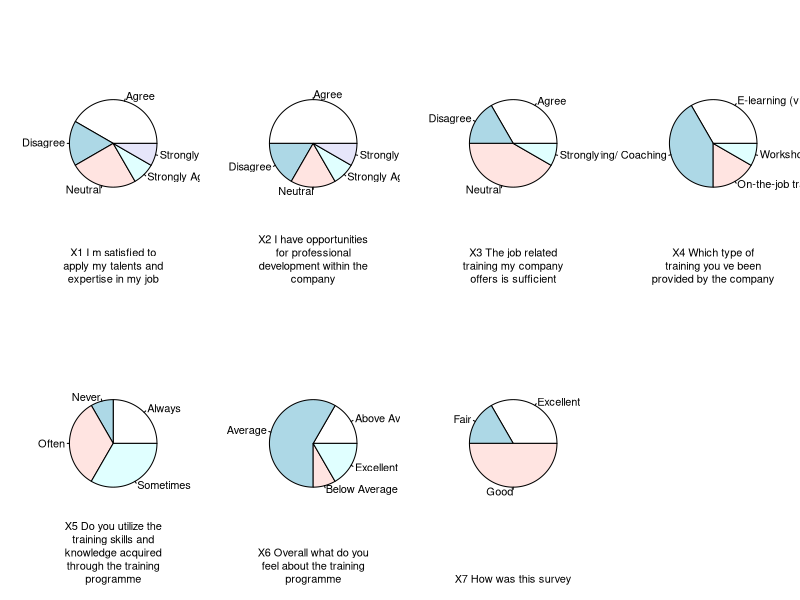
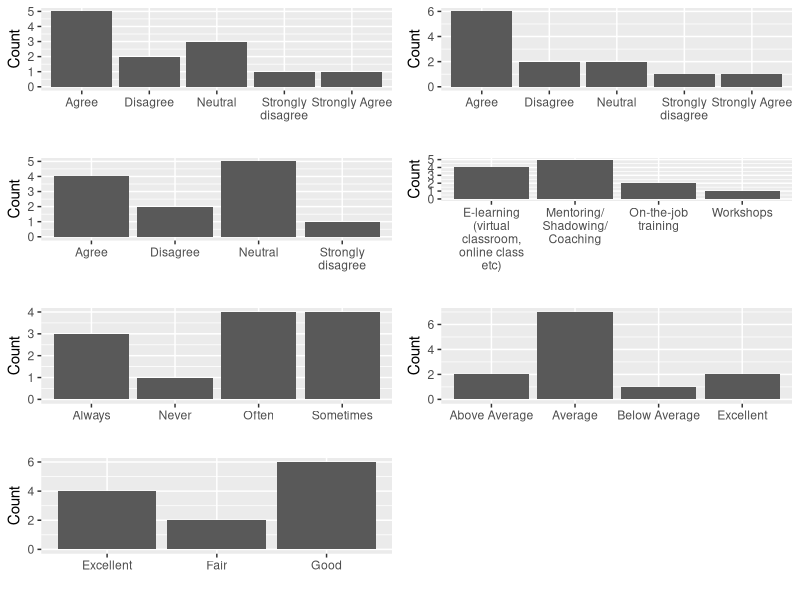

The R source for these figures, in order: (Note: this script raises an error after producing the figures.)
## ---- chunk 1
library(tidyverse)
library(gridExtra)
## ---- chunk 2
df <- read_csv("survey_responses.csv", )
## ---- chunk 3
# remove columns that are not required and convert other characters to factors
df_clean <- df%>%select(-Timestamp)%>% unclass %>% data.frame
str(df_clean)
## ---- chunk 4
# Shorten the column_names, also store the orig columns as key
orig_colnames <- colnames(df_clean)%>% str_replace_all("[^[:alnum:]]", " ")
new_colnames <- c("Q1","Q2","Q3","Q4","Q5","Q6","Q7")
colnames_key <- data.frame(new_colnames, orig_colnames)
colnames(df_clean) <- new_colnames
## ---- chunk 5
summary(df_clean)
## ---- chunk 6
x1 <- df_clean%>%group_by(Q1)%>%count()
x2 <- df_clean%>%group_by(Q2)%>%count()
x3 <- df_clean%>%group_by(Q3)%>%count()
x4 <- df_clean%>%group_by(Q4)%>%count()
x5 <- df_clean%>%group_by(Q5)%>%count()
x6 <- df_clean%>%group_by(Q6)%>%count()
x7 <- df_clean%>%group_by(Q7)%>%count()
## ---- chunk 7
par(mfrow = c(2, 4))  # Set up a 4 x 2 plotting space

# Plot pie of x's
pie(x = x1$n, labels = x1$Q1, xlab = paste(strwrap(orig_colnames[1],width=25),collapse="\n"))
pie(x = x2$n, labels = x2$Q2, xlab = paste(strwrap(orig_colnames[2],width=25),collapse="\n"))
pie(x = x3$n, labels = x3$Q3, xlab = paste(strwrap(orig_colnames[3],width=25),collapse="\n"))
pie(x = x4$n, labels = x4$Q4, xlab = paste(strwrap(orig_colnames[4],width=25),collapse="\n"))
pie(x = x5$n, labels = x5$Q5, xlab = paste(strwrap(orig_colnames[5],width=25),collapse="\n"))
pie(x = x6$n, labels = x6$Q6, xlab = paste(strwrap(orig_colnames[6],width=25),collapse="\n"))
pie(x = x7$n, labels = x7$Q7, xlab = paste(strwrap(orig_colnames[7],width=25),collapse="\n"))
## ---- chunk 8
par(mfrow = c(2, 4))
b1 <- x1%>%ggplot(aes(x=str_wrap(Q1,width = 16),y=n))+geom_bar(stat="identity")+xlab("") + ylab("Count")
b2 <- x2%>%ggplot(aes(x=str_wrap(Q2,width = 16),y=n))+geom_bar(stat="identity")+xlab("") + ylab("Count")
b3 <- x3%>%ggplot(aes(x=str_wrap(Q3,width = 16),y=n))+geom_bar(stat="identity")+xlab("") + ylab("Count")
b4 <- x4%>%ggplot(aes(x=str_wrap(Q4,width = 16),y=n))+geom_bar(stat="identity")+xlab("") + ylab("Count")
b5 <- x5%>%ggplot(aes(x=str_wrap(Q5,width = 16),y=n))+geom_bar(stat="identity")+xlab("") + ylab("Count")
b6 <- x6%>%ggplot(aes(x=str_wrap(Q6,width = 16),y=n))+geom_bar(stat="identity")+xlab("") + ylab("Count")
b7 <- x7%>%ggplot(aes(x=str_wrap(Q7,width = 16),y=n))+geom_bar(stat="identity")+xlab("") + ylab("Count")
grid.arrange(b1,b2,b3,b4,b5,b6,b7,ncol=2,nrow=4)
## ---- chunk 9
fit1<-glm(Q1~., data=df_clean, family = "binomial")
summary(fit1)
## ---- chunk 10
fit2<-glm(Q7~., data=df_clean, family = "binomial")
summary(fit2)
